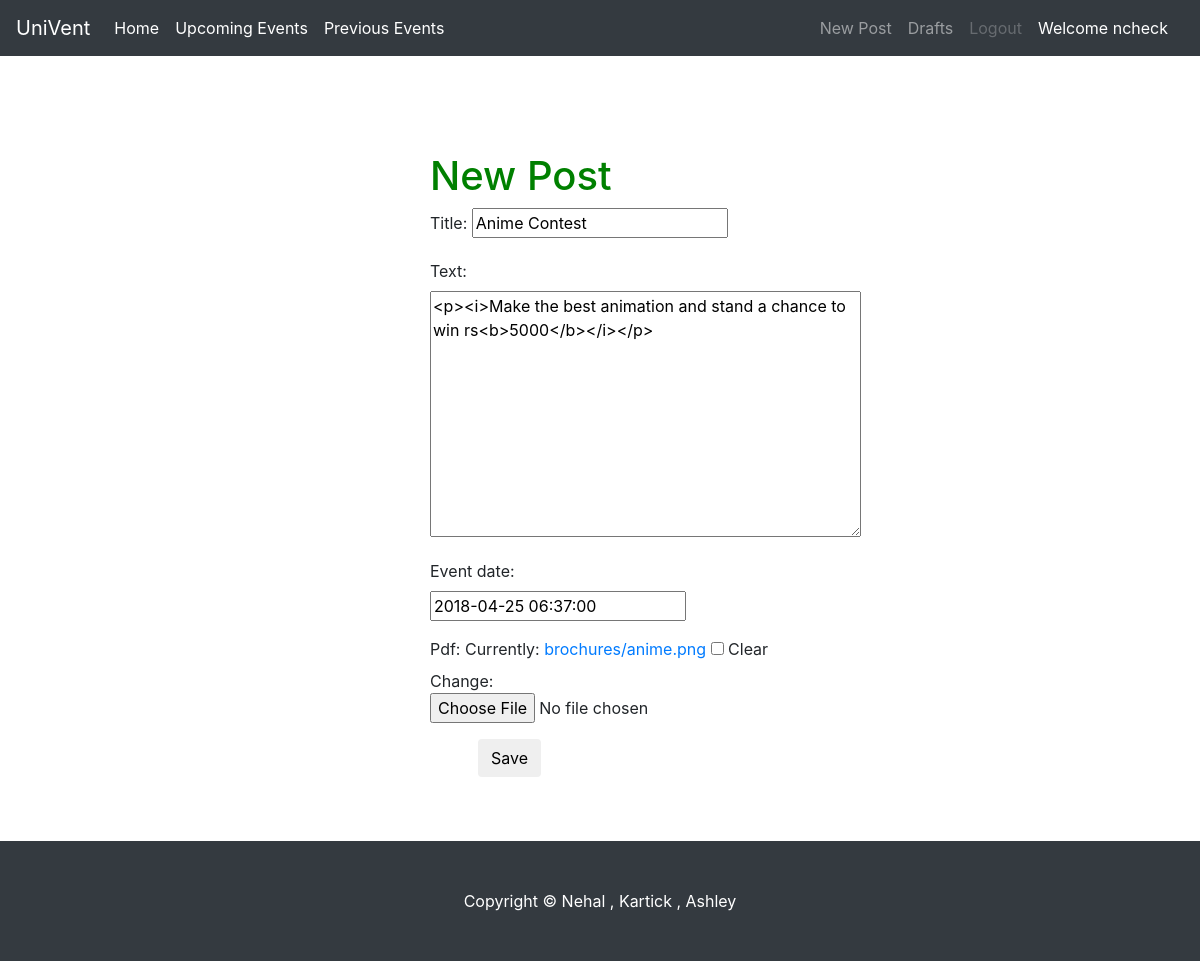
Screenshot of /e/post/8/edit/ (signed in) with the database file from the repository.
### eventPosts/models.py (models this page shows, shortened)
class Post(models.Model):
    author = models.ForeignKey('auth.User',on_delete=models.CASCADE ,default=1)
    title = models.CharField(max_length=200)
    text = models.TextField()
    event_date = models.DateTimeField(default=timezone.now)
    created_date = models.DateTimeField(default=timezone.now)
    published_date = models.DateTimeField(blank=True, null=True)
    posted_by = models.CharField(max_length=50 , blank=True)
    pdf = models.FileField(upload_to='brochures', blank=True)

### eventPosts/views.py (the view)
# urls.py: url(r'^post/(?P<pk>\d+)/edit/$', views.PostUpdateView.as_view(), name='post_edit'),
class PostUpdateView(LoginRequiredMixin,UpdateView):
    login_url = '/login/'
    redirect_field_name = 'eventPosts/post_detail.html'
    form_class = PostForm
    model = Post

### eventPosts/forms.py
class PostForm(forms.ModelForm):
    class Meta:
        model = Post
        fields = ('title', 'text', 'event_date', 'pdf')
        widgets = {
            'title' : forms.TextInput(attrs={'class':'textinputclass'}) ,
            'text' : forms.Textarea(attrs={'class':'editable medium-editor-textarea postcontent'})
        }

### eventPosts/templates/eventPosts/post_form.html (shortened to what this page needs)
{% extends 'accounts/base.html' %}
{% block content %}
    <div class="container">
    <div class="align-content-center">
        <div class="row">
            <div class="col">
                <br>
                <br>
            </div>
        </div>
        <div class="row">
            <div class="col-4">
            </div>
            <div class="col-4">
                    <h1>New Post</h1>
                    <form method="POST" class="post-form" enctype="multipart/form-data">
                    {{form.as_p}}
                    <button type="submit" class="save btn btn-default ml-5">Save</button>
                    </form>
            </div>
            <div class="col-4">
            </div>
        </div>
    </div>
    </div>
    <div class="row">
            <div class="col">
                <br>
                <br>
            </div>
        </div>
{% endblock %}

### accounts/templates/accounts/base.html (shortened to what this page needs)
{% load static %}
<!DOCTYPE html>
<html lang="en">
<head>
    <link rel="stylesheet" href="{% static 'css/bootstrap.css' %}" type="text/css">
    <link rel="stylesheet" href="{% static 'css/bootstrap-reboot.css' %}" type="text/css">
    <link rel="stylesheet" href="{% static 'css/mydef.css' %}" type="text/css">
    <link rel="stylesheet" href="//cdn.jsdelivr.net/npm/medium-editor@latest/dist/css/medium-editor.min.css" type="text/css" media="screen" charset="utf-8">
    <nav class="navbar navbar-expand-lg navbar-dark bg-dark m-auto">
  <a class="navbar-brand" href="http://127.0.0.1:8000/admin/">UniVent</a>
  <div class="collapse navbar-collapse" id="navbarNav">
    <ul class="navbar-nav">
      <li class="nav-item active">
        <a class="nav-link mr-auto ml-auto" href="{% url 'index' %}">Home</a>
      </li>
      <li class="nav-item mr-auto ml-auto active">
        <a class="nav-link" href="{% url 'eventPosts:post_list' %}">Upcoming Events</a>
      </li>
      <li class="nav-item mr-auto ml-auto active">
        <a class="nav-link" href="{% url 'eventPosts:old_post_list' %}">Previous Events</a>
      </li>
    </ul>
      <ul class="nav navbar-nav ml-auto mr-2">
          {% if user.is_authenticated %}
              <li>
              <li>
                    <a class="nav-link" href="{% url 'eventPosts:post_new' %}"> New Post</a>
                </li>
                <li>
                    <a class="nav-link" href="{% url 'eventPosts:draft' %}"> Drafts</a>
                </li>
              <li>
                <a class="nav-link disabled" href="{% url 'logout' %}">Logout</a>
              </li>
              <li>
                    <a style="color: white" class="nav-link">Welcome {{ user.username }}</a>
                </li>
          {% endif %}
      </ul>
  </div>
</nav>
</head>
<body>
    <div class="container mt-5">
        {% block content %}
        {% endblock %}
    </div>
<footer class="py-5 bg-dark">
      <div class="container">
        <p class="m-0 text-center text-white">Copyright &copy; Nehal , Kartick , Ashley</p>
      </div>
</footer>
</body>
</html>

### accounts/static/css/mydef.css (style rules this page uses)
h1 { color: green; }

### rows the page displays
Post: title "Anime Contest", text "<p><i>Make the best animation and stand a chance to win rs<b>5000</b></i></p>", event_date "2018-04-25 06:37:00"

### other values shown
{{ user.username }} "ncheck"
